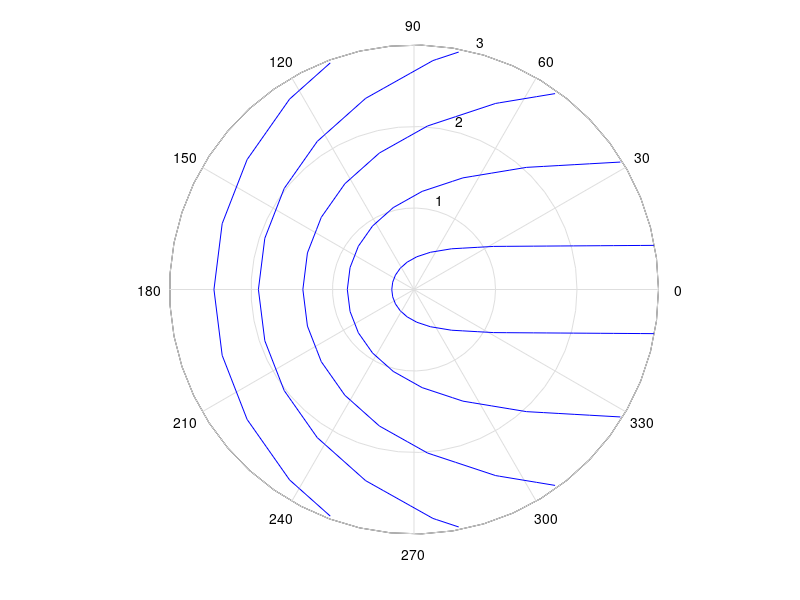

Recreate this plot in MATLAB.
clear ;
clc ;
theta = linspace(-pi, pi, 20);
rho = linspace(0.001, 3, 20);

[THETA, RHO] = meshgrid(theta, rho);
A = 1;
n = 0.5;
psi = A*(RHO.*n).*sin(n.*THETA);
phi = A*(RHO.*n).*cos(n.*THETA);

X = RHO.*cos(THETA);
Y = RHO.*sin(THETA);

% figure1 = figure; 
h = polar(X, Y);
hold all;
contour(X, Y, psi, 20, '-b', linewidth=2);
% contour(X, Y, phi, 20, '--r', linewidth=2);
set(h,'Visible','off')
axis off
axis image
% saveas(figure1,'finename.png')

